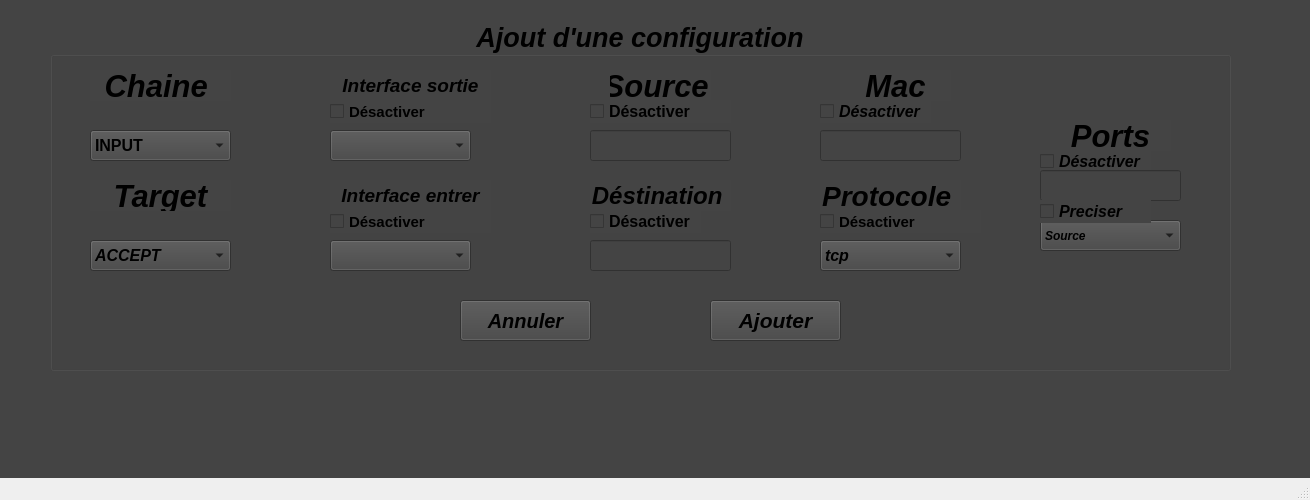
<?xml version="1.0" encoding="UTF-8"?>
<ui version="4.0">
 <class>MainWindow</class>
 <widget class="QMainWindow" name="MainWindow">
  <property name="geometry">
   <rect>
    <x>0</x>
    <y>0</y>
    <width>1310</width>
    <height>500</height>
   </rect>
  </property>
  <property name="minimumSize">
   <size>
    <width>1310</width>
    <height>500</height>
   </size>
  </property>
  <property name="maximumSize">
   <size>
    <width>1310</width>
    <height>500</height>
   </size>
  </property>
  <property name="windowTitle">
   <string>MainWindow</string>
  </property>
  <widget class="QWidget" name="centralwidget">
   <property name="styleSheet">
    <string notr="true">background-color: rgb(68, 68, 68);</string>
   </property>
   <widget class="QStackedWidget" name="page">
    <property name="geometry">
     <rect>
      <x>0</x>
      <y>0</y>
      <width>1310</width>
      <height>491</height>
     </rect>
    </property>
    <property name="maximumSize">
     <size>
      <width>1310</width>
      <height>500</height>
     </size>
    </property>
    <property name="currentIndex">
     <number>1</number>
    </property>
    <widget class="QWidget" name="page_information">
     <widget class="QPushButton" name="actualiser">
      <property name="geometry">
       <rect>
        <x>20</x>
        <y>10</y>
        <width>191</width>
        <height>31</height>
       </rect>
      </property>
      <property name="accessibleName">
       <string>&lt;html&gt;&lt;head/&gt;&lt;body&gt;&lt;p&gt;actualiser&lt;/p&gt;&lt;/body&gt;&lt;/html&gt;</string>
      </property>
      <property name="styleSheet">
       <string notr="true">border-radius: 15px;
color: rgb(255, 255, 255);
font: 700 12pt &quot;Source Code Pro&quot;;
background-color: qlineargradient(spread:pad, x1:0, y1:0, x2:1, y2:1, stop:0 rgba(94, 94, 94, 255), stop:1 rgba(94, 94, 94, 255));
</string>
      </property>
      <property name="text">
       <string> Actualiser</string>
      </property>
      <property name="checkable">
       <bool>false</bool>
      </property>
     </widget>
     <widget class="QLabel" name="titre_inforamation">
      <property name="geometry">
       <rect>
        <x>420</x>
        <y>0</y>
        <width>481</width>
        <height>41</height>
       </rect>
      </property>
      <property name="font">
       <font>
        <family>C059 [UKWN]</family>
        <pointsize>-1</pointsize>
        <italic>true</italic>
        <bold>false</bold>
       </font>
      </property>
      <property name="styleSheet">
       <string notr="true">background-color: transparent;
font: italic 12pt &quot;C059 [UKWN]&quot;;
font-size: 30px;</string>
      </property>
      <property name="text">
       <string>Information sur les règles </string>
      </property>
      <property name="alignment">
       <set>Qt::AlignCenter</set>
      </property>
     </widget>
     <widget class="QPushButton" name="ajout">
      <property name="geometry">
       <rect>
        <x>220</x>
        <y>10</y>
        <width>131</width>
        <height>31</height>
       </rect>
      </property>
      <property name="styleSheet">
       <string notr="true">border-radius: 15px;
color: rgb(255, 255, 255);
font: 700 12pt &quot;Source Code Pro&quot;;
background-color: qlineargradient(spread:pad, x1:0, y1:0, x2:1, y2:1, stop:0 rgba(94, 94, 94, 255), stop:1 rgba(94, 94, 94, 255));</string>
      </property>
      <property name="text">
       <string> Ajout</string>
      </property>
      <property name="checkable">
       <bool>false</bool>
      </property>
     </widget>
     <widget class="QWidget" name="verticalLayoutWidget">
      <property name="geometry">
       <rect>
        <x>20</x>
        <y>50</y>
        <width>1271</width>
        <height>421</height>
       </rect>
      </property>
      <layout class="QVBoxLayout" name="principal">
       <item>
        <spacer name="horizontalSpacer">
         <property name="orientation">
          <enum>Qt::Horizontal</enum>
         </property>
         <property name="sizeHint" stdset="0">
          <size>
           <width>40</width>
           <height>20</height>
          </size>
         </property>
        </spacer>
       </item>
      </layout>
     </widget>
     <widget class="QPushButton" name="reinitialisation">
      <property name="geometry">
       <rect>
        <x>980</x>
        <y>10</y>
        <width>181</width>
        <height>31</height>
       </rect>
      </property>
      <property name="styleSheet">
       <string notr="true">border-radius: 15px;
color: rgb(255, 255, 255);
font: 700 12pt &quot;Source Code Pro&quot;;
background-color: qlineargradient(spread:pad, x1:0, y1:0, x2:1, y2:1, stop:0 rgba(94, 94, 94, 255), stop:1 rgba(94, 94, 94, 255));</string>
      </property>
      <property name="text">
       <string> Réinitialiser</string>
      </property>
     </widget>
     <widget class="QPushButton" name="save">
      <property name="geometry">
       <rect>
        <x>1170</x>
        <y>10</y>
        <width>121</width>
        <height>31</height>
       </rect>
      </property>
      <property name="styleSheet">
       <string notr="true">border-radius: 15px;
color: rgb(255, 255, 255);
font: 700 12pt &quot;Source Code Pro&quot;;
background-color: qlineargradient(spread:pad, x1:0, y1:0, x2:1, y2:1, stop:0 rgba(94, 94, 94, 255), stop:1 rgba(94, 94, 94, 255));</string>
      </property>
      <property name="text">
       <string> Save</string>
      </property>
     </widget>
    </widget>
    <widget class="QWidget" name="page_configuration">
     <widget class="QGroupBox" name="groupBox">
      <property name="geometry">
       <rect>
        <x>50</x>
        <y>20</y>
        <width>1181</width>
        <height>351</height>
       </rect>
      </property>
      <property name="maximumSize">
       <size>
        <width>16777215</width>
        <height>500</height>
       </size>
      </property>
      <property name="font">
       <font>
        <pointsize>20</pointsize>
        <italic>true</italic>
        <bold>true</bold>
       </font>
      </property>
      <property name="styleSheet">
       <string notr="true">text-align: center;</string>
      </property>
      <property name="title">
       <string>Ajout d'une configuration</string>
      </property>
      <property name="alignment">
       <set>Qt::AlignCenter</set>
      </property>
      <property name="checkable">
       <bool>false</bool>
      </property>
      <widget class="QLabel" name="Chaine">
       <property name="geometry">
        <rect>
         <x>40</x>
         <y>50</y>
         <width>141</width>
         <height>31</height>
        </rect>
       </property>
       <property name="font">
        <font>
         <pointsize>23</pointsize>
         <italic>true</italic>
         <bold>true</bold>
        </font>
       </property>
       <property name="text">
        <string>Chaine </string>
       </property>
       <property name="alignment">
        <set>Qt::AlignCenter</set>
       </property>
      </widget>
      <widget class="QComboBox" name="choise_chaine">
       <property name="geometry">
        <rect>
         <x>40</x>
         <y>110</y>
         <width>141</width>
         <height>31</height>
        </rect>
       </property>
       <property name="font">
        <font>
         <pointsize>12</pointsize>
         <italic>false</italic>
         <bold>true</bold>
        </font>
       </property>
       <item>
        <property name="text">
         <string>INPUT</string>
        </property>
       </item>
       <item>
        <property name="text">
         <string>OUTPUT</string>
        </property>
       </item>
       <item>
        <property name="text">
         <string>FORWARD</string>
        </property>
       </item>
      </widget>
      <widget class="QLabel" name="Protocole">
       <property name="geometry">
        <rect>
         <x>770</x>
         <y>160</y>
         <width>141</width>
         <height>31</height>
        </rect>
       </property>
       <property name="font">
        <font>
         <pointsize>21</pointsize>
         <italic>true</italic>
         <bold>true</bold>
        </font>
       </property>
       <property name="text">
        <string>Protocole </string>
       </property>
       <property name="alignment">
        <set>Qt::AlignCenter</set>
       </property>
      </widget>
      <widget class="QCheckBox" name="check_protocole">
       <property name="geometry">
        <rect>
         <x>770</x>
         <y>190</y>
         <width>161</width>
         <height>23</height>
        </rect>
       </property>
       <property name="font">
        <font>
         <pointsize>11</pointsize>
         <italic>false</italic>
         <bold>true</bold>
        </font>
       </property>
       <property name="text">
        <string>Désactiver</string>
       </property>
      </widget>
      <widget class="QComboBox" name="choise_protocole">
       <property name="geometry">
        <rect>
         <x>770</x>
         <y>220</y>
         <width>141</width>
         <height>31</height>
        </rect>
       </property>
       <property name="font">
        <font>
         <pointsize>12</pointsize>
         <italic>true</italic>
         <bold>true</bold>
        </font>
       </property>
       <item>
        <property name="text">
         <string>tcp</string>
        </property>
       </item>
       <item>
        <property name="text">
         <string>udp</string>
        </property>
       </item>
       <item>
        <property name="text">
         <string>icmp</string>
        </property>
       </item>
      </widget>
      <widget class="QLabel" name="Interface_output">
       <property name="geometry">
        <rect>
         <x>280</x>
         <y>50</y>
         <width>161</width>
         <height>31</height>
        </rect>
       </property>
       <property name="font">
        <font>
         <pointsize>14</pointsize>
         <italic>true</italic>
         <bold>true</bold>
        </font>
       </property>
       <property name="text">
        <string>Interface sortie</string>
       </property>
       <property name="alignment">
        <set>Qt::AlignCenter</set>
       </property>
      </widget>
      <widget class="QComboBox" name="choise_interface_input">
       <property name="geometry">
        <rect>
         <x>280</x>
         <y>110</y>
         <width>141</width>
         <height>31</height>
        </rect>
       </property>
      </widget>
      <widget class="QLabel" name="Interface_input">
       <property name="geometry">
        <rect>
         <x>280</x>
         <y>160</y>
         <width>161</width>
         <height>31</height>
        </rect>
       </property>
       <property name="font">
        <font>
         <pointsize>14</pointsize>
         <italic>true</italic>
         <bold>true</bold>
        </font>
       </property>
       <property name="text">
        <string>Interface entrer</string>
       </property>
       <property name="alignment">
        <set>Qt::AlignCenter</set>
       </property>
      </widget>
      <widget class="QComboBox" name="choise_interface_output">
       <property name="geometry">
        <rect>
         <x>280</x>
         <y>220</y>
         <width>141</width>
         <height>31</height>
        </rect>
       </property>
      </widget>
      <widget class="QLabel" name="Source">
       <property name="geometry">
        <rect>
         <x>560</x>
         <y>50</y>
         <width>101</width>
         <height>31</height>
        </rect>
       </property>
       <property name="font">
        <font>
         <pointsize>23</pointsize>
         <italic>true</italic>
         <bold>true</bold>
        </font>
       </property>
       <property name="text">
        <string>Source </string>
       </property>
       <property name="alignment">
        <set>Qt::AlignCenter</set>
       </property>
      </widget>
      <widget class="QCheckBox" name="check_source">
       <property name="geometry">
        <rect>
         <x>540</x>
         <y>80</y>
         <width>141</width>
         <height>23</height>
        </rect>
       </property>
       <property name="font">
        <font>
         <pointsize>12</pointsize>
         <italic>false</italic>
         <bold>true</bold>
        </font>
       </property>
       <property name="text">
        <string>Désactiver</string>
       </property>
      </widget>
      <widget class="QLineEdit" name="source">
       <property name="geometry">
        <rect>
         <x>540</x>
         <y>110</y>
         <width>141</width>
         <height>31</height>
        </rect>
       </property>
      </widget>
      <widget class="QLabel" name="Destination">
       <property name="geometry">
        <rect>
         <x>540</x>
         <y>160</y>
         <width>141</width>
         <height>31</height>
        </rect>
       </property>
       <property name="font">
        <font>
         <pointsize>18</pointsize>
         <italic>true</italic>
         <bold>true</bold>
        </font>
       </property>
       <property name="text">
        <string>Déstination </string>
       </property>
       <property name="alignment">
        <set>Qt::AlignCenter</set>
       </property>
      </widget>
      <widget class="QCheckBox" name="check_destination">
       <property name="geometry">
        <rect>
         <x>540</x>
         <y>190</y>
         <width>111</width>
         <height>23</height>
        </rect>
       </property>
       <property name="font">
        <font>
         <pointsize>12</pointsize>
         <italic>false</italic>
         <bold>true</bold>
        </font>
       </property>
       <property name="text">
        <string>Désactiver</string>
       </property>
      </widget>
      <widget class="QLineEdit" name="destination">
       <property name="geometry">
        <rect>
         <x>540</x>
         <y>220</y>
         <width>141</width>
         <height>31</height>
        </rect>
       </property>
      </widget>
      <widget class="QLabel" name="Ports">
       <property name="geometry">
        <rect>
         <x>1000</x>
         <y>100</y>
         <width>121</width>
         <height>31</height>
        </rect>
       </property>
       <property name="font">
        <font>
         <pointsize>23</pointsize>
         <italic>true</italic>
         <bold>true</bold>
        </font>
       </property>
       <property name="text">
        <string>Ports</string>
       </property>
       <property name="alignment">
        <set>Qt::AlignCenter</set>
       </property>
      </widget>
      <widget class="QCheckBox" name="check_ports">
       <property name="geometry">
        <rect>
         <x>990</x>
         <y>130</y>
         <width>111</width>
         <height>23</height>
        </rect>
       </property>
       <property name="font">
        <font>
         <pointsize>12</pointsize>
         <italic>true</italic>
         <bold>true</bold>
        </font>
       </property>
       <property name="text">
        <string>Désactiver</string>
       </property>
      </widget>
      <widget class="QLineEdit" name="ports">
       <property name="geometry">
        <rect>
         <x>990</x>
         <y>150</y>
         <width>141</width>
         <height>31</height>
        </rect>
       </property>
      </widget>
      <widget class="QLabel" name="Mac">
       <property name="geometry">
        <rect>
         <x>790</x>
         <y>50</y>
         <width>111</width>
         <height>31</height>
        </rect>
       </property>
       <property name="font">
        <font>
         <pointsize>23</pointsize>
         <italic>true</italic>
         <bold>true</bold>
        </font>
       </property>
       <property name="text">
        <string>Mac</string>
       </property>
       <property name="alignment">
        <set>Qt::AlignCenter</set>
       </property>
      </widget>
      <widget class="QCheckBox" name="check_mac">
       <property name="geometry">
        <rect>
         <x>770</x>
         <y>80</y>
         <width>111</width>
         <height>23</height>
        </rect>
       </property>
       <property name="font">
        <font>
         <pointsize>12</pointsize>
         <italic>true</italic>
         <bold>true</bold>
        </font>
       </property>
       <property name="text">
        <string>Désactiver</string>
       </property>
      </widget>
      <widget class="QLineEdit" name="mac">
       <property name="geometry">
        <rect>
         <x>770</x>
         <y>110</y>
         <width>141</width>
         <height>31</height>
        </rect>
       </property>
      </widget>
      <widget class="QPushButton" name="button_add">
       <property name="geometry">
        <rect>
         <x>660</x>
         <y>280</y>
         <width>131</width>
         <height>41</height>
        </rect>
       </property>
       <property name="font">
        <font>
         <pointsize>16</pointsize>
         <italic>true</italic>
         <bold>true</bold>
        </font>
       </property>
       <property name="styleSheet">
        <string notr="true"/>
       </property>
       <property name="text">
        <string>Ajouter</string>
       </property>
      </widget>
      <widget class="QComboBox" name="choise_target">
       <property name="geometry">
        <rect>
         <x>40</x>
         <y>220</y>
         <width>141</width>
         <height>31</height>
        </rect>
       </property>
       <property name="font">
        <font>
         <pointsize>12</pointsize>
         <italic>true</italic>
         <bold>true</bold>
        </font>
       </property>
       <item>
        <property name="text">
         <string>ACCEPT</string>
        </property>
       </item>
       <item>
        <property name="text">
         <string>REJECT</string>
        </property>
       </item>
       <item>
        <property name="text">
         <string>DROP</string>
        </property>
       </item>
      </widget>
      <widget class="QPushButton" name="annuler">
       <property name="geometry">
        <rect>
         <x>410</x>
         <y>280</y>
         <width>131</width>
         <height>41</height>
        </rect>
       </property>
       <property name="font">
        <font>
         <pointsize>15</pointsize>
         <italic>true</italic>
         <bold>true</bold>
        </font>
       </property>
       <property name="text">
        <string>Annuler</string>
       </property>
      </widget>
      <widget class="QCheckBox" name="check_interface_output">
       <property name="geometry">
        <rect>
         <x>280</x>
         <y>190</y>
         <width>161</width>
         <height>23</height>
        </rect>
       </property>
       <property name="font">
        <font>
         <pointsize>11</pointsize>
         <italic>false</italic>
         <bold>true</bold>
        </font>
       </property>
       <property name="text">
        <string>Désactiver</string>
       </property>
      </widget>
      <widget class="QCheckBox" name="check_interface_input">
       <property name="geometry">
        <rect>
         <x>280</x>
         <y>80</y>
         <width>161</width>
         <height>23</height>
        </rect>
       </property>
       <property name="font">
        <font>
         <pointsize>11</pointsize>
         <italic>false</italic>
         <bold>true</bold>
        </font>
       </property>
       <property name="text">
        <string>Désactiver</string>
       </property>
      </widget>
      <widget class="QComboBox" name="choise_ports">
       <property name="geometry">
        <rect>
         <x>990</x>
         <y>200</y>
         <width>141</width>
         <height>31</height>
        </rect>
       </property>
       <property name="font">
        <font>
         <pointsize>9</pointsize>
         <italic>true</italic>
         <bold>true</bold>
        </font>
       </property>
       <item>
        <property name="text">
         <string>Source</string>
        </property>
       </item>
       <item>
        <property name="text">
         <string>Déstination</string>
        </property>
       </item>
      </widget>
      <widget class="QCheckBox" name="check_ports_precision">
       <property name="geometry">
        <rect>
         <x>990</x>
         <y>180</y>
         <width>111</width>
         <height>23</height>
        </rect>
       </property>
       <property name="font">
        <font>
         <pointsize>12</pointsize>
         <italic>true</italic>
         <bold>true</bold>
        </font>
       </property>
       <property name="text">
        <string>Preciser </string>
       </property>
      </widget>
      <widget class="QLabel" name="Target">
       <property name="geometry">
        <rect>
         <x>40</x>
         <y>160</y>
         <width>141</width>
         <height>31</height>
        </rect>
       </property>
       <property name="font">
        <font>
         <pointsize>23</pointsize>
         <italic>true</italic>
         <bold>true</bold>
        </font>
       </property>
       <property name="text">
        <string>Target</string>
       </property>
       <property name="alignment">
        <set>Qt::AlignCenter</set>
       </property>
      </widget>
     </widget>
    </widget>
    <widget class="QWidget" name="page_2">
     <widget class="QGroupBox" name="groupBox_2">
      <property name="geometry">
       <rect>
        <x>40</x>
        <y>60</y>
        <width>1181</width>
        <height>351</height>
       </rect>
      </property>
      <property name="maximumSize">
       <size>
        <width>16777215</width>
        <height>500</height>
       </size>
      </property>
      <property name="font">
       <font>
        <pointsize>20</pointsize>
        <italic>true</italic>
        <bold>true</bold>
       </font>
      </property>
      <property name="styleSheet">
       <string notr="true">text-align: center;</string>
      </property>
      <property name="title">
       <string>Modification d'une règle</string>
      </property>
      <property name="alignment">
       <set>Qt::AlignCenter</set>
      </property>
      <property name="checkable">
       <bool>false</bool>
      </property>
      <widget class="QLabel" name="Chaine_2">
       <property name="geometry">
        <rect>
         <x>40</x>
         <y>50</y>
         <width>141</width>
         <height>31</height>
        </rect>
       </property>
       <property name="font">
        <font>
         <pointsize>23</pointsize>
         <italic>true</italic>
         <bold>true</bold>
        </font>
       </property>
       <property name="text">
        <string>Chaine </string>
       </property>
       <property name="alignment">
        <set>Qt::AlignCenter</set>
       </property>
      </widget>
      <widget class="QLabel" name="Protocole_2">
       <property name="geometry">
        <rect>
         <x>770</x>
         <y>160</y>
         <width>141</width>
         <height>31</height>
        </rect>
       </property>
       <property name="font">
        <font>
         <pointsize>21</pointsize>
         <italic>true</italic>
         <bold>true</bold>
        </font>
       </property>
       <property name="text">
        <string>Protocole </string>
       </property>
       <property name="alignment">
        <set>Qt::AlignCenter</set>
       </property>
      </widget>
      <widget class="QCheckBox" name="check_protocole_2">
       <property name="geometry">
        <rect>
         <x>770</x>
         <y>190</y>
         <width>161</width>
         <height>23</height>
        </rect>
       </property>
       <property name="font">
        <font>
         <pointsize>11</pointsize>
         <italic>false</italic>
         <bold>true</bold>
        </font>
       </property>
       <property name="text">
        <string>Désactiver</string>
       </property>
      </widget>
      <widget class="QComboBox" name="choise_protocole_2">
       <property name="geometry">
        <rect>
         <x>770</x>
         <y>220</y>
         <width>141</width>
         <height>31</height>
        </rect>
       </property>
       <property name="font">
        <font>
         <pointsize>12</pointsize>
         <italic>true</italic>
         <bold>true</bold>
        </font>
       </property>
       <item>
        <property name="text">
         <string>tcp</string>
        </property>
       </item>
       <item>
        <property name="text">
         <string>udp</string>
        </property>
       </item>
       <item>
        <property name="text">
         <string>icmp</string>
        </property>
       </item>
      </widget>
      <widget class="QLabel" name="Interface_output_2">
       <property name="geometry">
        <rect>
         <x>280</x>
         <y>50</y>
         <width>161</width>
         <height>31</height>
        </rect>
       </property>
       <property name="font">
        <font>
         <pointsize>14</pointsize>
         <italic>true</italic>
         <bold>true</bold>
        </font>
       </property>
       <property name="text">
        <string>Interface sortie</string>
       </property>
       <property name="alignment">
        <set>Qt::AlignCenter</set>
       </property>
      </widget>
      <widget class="QComboBox" name="choise_interface_input_2">
       <property name="geometry">
        <rect>
         <x>280</x>
         <y>110</y>
         <width>141</width>
         <height>31</height>
        </rect>
       </property>
      </widget>
      <widget class="QLabel" name="Interface_input_2">
       <property name="geometry">
        <rect>
         <x>280</x>
         <y>160</y>
         <width>161</width>
         <height>31</height>
        </rect>
       </property>
       <property name="font">
        <font>
         <pointsize>14</pointsize>
         <italic>true</italic>
         <bold>true</bold>
        </font>
       </property>
       <property name="text">
        <string>Interface entrer</string>
       </property>
       <property name="alignment">
        <set>Qt::AlignCenter</set>
       </property>
      </widget>
      <widget class="QComboBox" name="choise_interface_output_2">
       <property name="geometry">
        <rect>
         <x>280</x>
         <y>220</y>
         <width>141</width>
         <height>31</height>
        </rect>
       </property>
      </widget>
      <widget class="QLabel" name="Source_2">
       <property name="geometry">
        <rect>
         <x>560</x>
         <y>50</y>
         <width>101</width>
         <height>31</height>
        </rect>
       </property>
       <property name="font">
        <font>
         <pointsize>23</pointsize>
         <italic>true</italic>
         <bold>true</bold>
        </font>
       </property>
       <property name="text">
        <string>Source </string>
       </property>
       <property name="alignment">
        <set>Qt::AlignCenter</set>
       </property>
      </widget>
      <widget class="QCheckBox" name="check_source_2">
       <property name="geometry">
        <rect>
         <x>540</x>
         <y>80</y>
         <width>141</width>
         <height>23</height>
        </rect>
       </property>
       <property name="font">
        <font>
         <pointsize>12</pointsize>
         <italic>false</italic>
         <bold>true</bold>
        </font>
       </property>
       <property name="text">
        <string>Désactiver</string>
       </property>
      </widget>
      <widget class="QLineEdit" name="source_2">
       <property name="geometry">
        <rect>
         <x>540</x>
         <y>110</y>
         <width>141</width>
         <height>31</height>
        </rect>
       </property>
      </widget>
      <widget class="QLabel" name="Destination_2">
       <property name="geometry">
        <rect>
         <x>540</x>
         <y>160</y>
         <width>141</width>
         <height>31</height>
        </rect>
       </property>
       <property name="font">
        <font>
         <pointsize>18</pointsize>
         <italic>true</italic>
         <bold>true</bold>
        </font>
       </property>
       <property name="text">
        <string>Déstination </string>
       </property>
       <property name="alignment">
        <set>Qt::AlignCenter</set>
       </property>
      </widget>
      <widget class="QCheckBox" name="check_destination_2">
       <property name="geometry">
        <rect>
         <x>540</x>
         <y>190</y>
         <width>111</width>
         <height>23</height>
        </rect>
       </property>
       <property name="font">
        <font>
         <pointsize>12</pointsize>
         <italic>false</italic>
         <bold>true</bold>
        </font>
       </property>
       <property name="text">
        <string>Désactiver</string>
       </property>
      </widget>
      <widget class="QLineEdit" name="destination_2">
       <property name="geometry">
        <rect>
         <x>540</x>
         <y>220</y>
         <width>141</width>
         <height>31</height>
        </rect>
       </property>
      </widget>
      <widget class="QLabel" name="Ports_2">
       <property name="geometry">
        <rect>
         <x>1000</x>
         <y>100</y>
         <width>121</width>
         <height>31</height>
        </rect>
       </property>
       <property name="font">
        <font>
         <pointsize>23</pointsize>
         <italic>true</italic>
         <bold>true</bold>
        </font>
       </property>
       <property name="text">
        <string>Ports</string>
       </property>
       <property name="alignment">
        <set>Qt::AlignCenter</set>
       </property>
      </widget>
      <widget class="QCheckBox" name="check_ports_2">
       <property name="geometry">
        <rect>
         <x>990</x>
         <y>130</y>
         <width>111</width>
         <height>23</height>
        </rect>
       </property>
       <property name="font">
        <font>
         <pointsize>12</pointsize>
         <italic>true</italic>
         <bold>true</bold>
        </font>
       </property>
       <property name="text">
        <string>Désactiver</string>
       </property>
      </widget>
      <widget class="QLineEdit" name="ports_2">
       <property name="geometry">
        <rect>
         <x>990</x>
         <y>150</y>
         <width>141</width>
         <height>31</height>
        </rect>
       </property>
      </widget>
      <widget class="QLabel" name="Mac_2">
       <property name="geometry">
        <rect>
         <x>790</x>
         <y>50</y>
         <width>111</width>
         <height>31</height>
        </rect>
       </property>
       <property name="font">
        <font>
         <pointsize>23</pointsize>
         <italic>true</italic>
         <bold>true</bold>
        </font>
       </property>
       <property name="text">
        <string>Mac</string>
       </property>
       <property name="alignment">
        <set>Qt::AlignCenter</set>
       </property>
      </widget>
      <widget class="QCheckBox" name="check_mac_2">
       <property name="geometry">
        <rect>
         <x>770</x>
         <y>80</y>
         <width>111</width>
         <height>23</height>
        </rect>
       </property>
       <property name="font">
        <font>
         <pointsize>12</pointsize>
         <italic>true</italic>
         <bold>true</bold>
        </font>
       </property>
       <property name="text">
        <string>Désactiver</string>
       </property>
      </widget>
      <widget class="QLineEdit" name="mac_2">
       <property name="geometry">
        <rect>
         <x>770</x>
         <y>110</y>
         <width>141</width>
         <height>31</height>
        </rect>
       </property>
      </widget>
      <widget class="QPushButton" name="modify">
       <property name="geometry">
        <rect>
         <x>660</x>
         <y>280</y>
         <width>131</width>
         <height>41</height>
        </rect>
       </property>
       <property name="font">
        <font>
         <pointsize>16</pointsize>
         <italic>true</italic>
         <bold>true</bold>
        </font>
       </property>
       <property name="styleSheet">
        <string notr="true"/>
       </property>
       <property name="text">
        <string>Modifier</string>
       </property>
      </widget>
      <widget class="QComboBox" name="choise_target_2">
       <property name="geometry">
        <rect>
         <x>40</x>
         <y>220</y>
         <width>141</width>
         <height>31</height>
        </rect>
       </property>
       <property name="font">
        <font>
         <pointsize>12</pointsize>
         <italic>true</italic>
         <bold>true</bold>
        </font>
       </property>
       <item>
        <property name="text">
         <string>ACCEPT</string>
        </property>
       </item>
       <item>
        <property name="text">
         <string>REJECT</string>
        </property>
       </item>
       <item>
        <property name="text">
         <string>DROP</string>
        </property>
       </item>
      </widget>
      <widget class="QPushButton" name="annuler_2">
       <property name="geometry">
        <rect>
         <x>410</x>
         <y>280</y>
         <width>131</width>
         <height>41</height>
        </rect>
       </property>
       <property name="font">
        <font>
         <pointsize>15</pointsize>
         <italic>true</italic>
         <bold>true</bold>
        </font>
       </property>
       <property name="text">
        <string>Annuler</string>
       </property>
      </widget>
      <widget class="QCheckBox" name="check_interface_output_2">
       <property name="geometry">
        <rect>
         <x>280</x>
         <y>190</y>
         <width>161</width>
         <height>23</height>
        </rect>
       </property>
       <property name="font">
        <font>
         <pointsize>11</pointsize>
         <italic>false</italic>
         <bold>true</bold>
        </font>
       </property>
       <property name="text">
        <string>Désactiver</string>
       </property>
      </widget>
      <widget class="QCheckBox" name="check_interface_input_2">
       <property name="geometry">
        <rect>
         <x>280</x>
         <y>80</y>
         <width>161</width>
         <height>23</height>
        </rect>
       </property>
       <property name="font">
        <font>
         <pointsize>11</pointsize>
         <italic>false</italic>
         <bold>true</bold>
        </font>
       </property>
       <property name="text">
        <string>Désactiver</string>
       </property>
      </widget>
      <widget class="QComboBox" name="choise_ports_2">
       <property name="geometry">
        <rect>
         <x>990</x>
         <y>210</y>
         <width>141</width>
         <height>31</height>
        </rect>
       </property>
       <property name="font">
        <font>
         <pointsize>9</pointsize>
         <italic>true</italic>
         <bold>true</bold>
        </font>
       </property>
       <item>
        <property name="text">
         <string>Source</string>
        </property>
       </item>
       <item>
        <property name="text">
         <string>Déstination</string>
        </property>
       </item>
      </widget>
      <widget class="QCheckBox" name="check_ports_precision_2">
       <property name="geometry">
        <rect>
         <x>990</x>
         <y>180</y>
         <width>111</width>
         <height>23</height>
        </rect>
       </property>
       <property name="font">
        <font>
         <pointsize>12</pointsize>
         <italic>true</italic>
         <bold>true</bold>
        </font>
       </property>
       <property name="text">
        <string>Preciser </string>
       </property>
      </widget>
      <widget class="QLabel" name="Target_2">
       <property name="geometry">
        <rect>
         <x>40</x>
         <y>160</y>
         <width>141</width>
         <height>31</height>
        </rect>
       </property>
       <property name="font">
        <font>
         <pointsize>23</pointsize>
         <italic>true</italic>
         <bold>true</bold>
        </font>
       </property>
       <property name="text">
        <string>Target</string>
       </property>
       <property name="alignment">
        <set>Qt::AlignCenter</set>
       </property>
      </widget>
      <widget class="QLabel" name="chaine">
       <property name="geometry">
        <rect>
         <x>40</x>
         <y>120</y>
         <width>151</width>
         <height>31</height>
        </rect>
       </property>
       <property name="text">
        <string/>
       </property>
      </widget>
     </widget>
    </widget>
   </widget>
  </widget>
  <widget class="QMenuBar" name="menubar">
   <property name="geometry">
    <rect>
     <x>0</x>
     <y>0</y>
     <width>1310</width>
     <height>22</height>
    </rect>
   </property>
  </widget>
  <widget class="QStatusBar" name="statusbar"/>
 </widget>
 <resources/>
 <connections/>
</ui>
